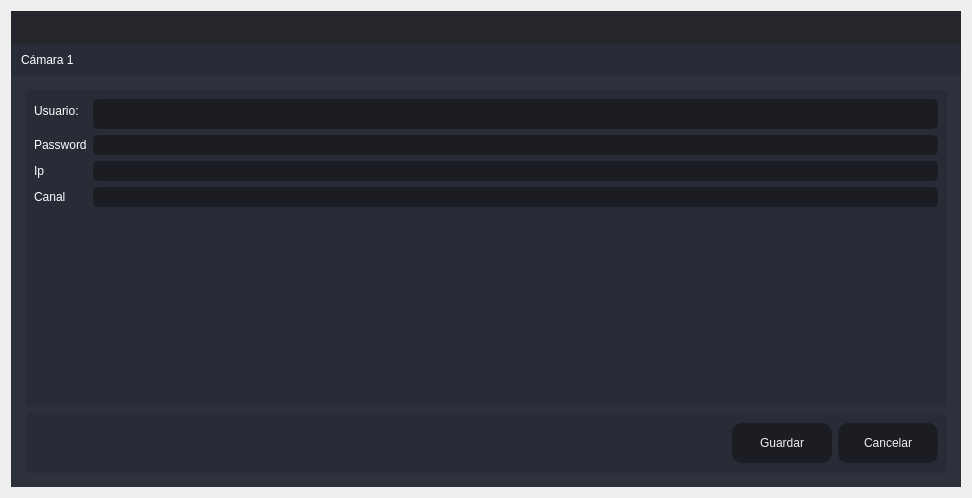
<?xml version="1.0" encoding="UTF-8"?>
<ui version="4.0">
 <class>Create_Aduana</class>
 <widget class="QDialog" name="Create_Aduana">
  <property name="windowModality">
   <enum>Qt::ApplicationModal</enum>
  </property>
  <property name="geometry">
   <rect>
    <x>0</x>
    <y>0</y>
    <width>972</width>
    <height>498</height>
   </rect>
  </property>
  <property name="windowTitle">
   <string>Actualizar</string>
  </property>
  <layout class="QVBoxLayout" name="verticalLayout_6">
   <item>
    <widget class="QFrame" name="frame_main">
     <property name="styleSheet">
      <string notr="true">/* LINE EDIT */
QLineEdit {
	background-color: rgb(27, 29, 35);
	border-radius: 5px;
	border: 2px solid rgb(27, 29, 35);
	padding-left: 10px;
}
QLineEdit:hover {
	border: 2px solid rgb(64, 71, 88);
}
QLineEdit:focus {
	border: 2px solid rgb(91, 101, 124);
}

/* SCROLL BARS */
QScrollBar:horizontal {
    border: none;
    background: rgb(52, 59, 72);
    height: 14px;
    margin: 0px 21px 0 21px;
	border-radius: 0px;
}
QScrollBar::handle:horizontal {
    background: rgb(85, 170, 255);
    min-width: 25px;
	border-radius: 7px
}
QScrollBar::add-line:horizontal {
    border: none;
    background: rgb(55, 63, 77);
    width: 20px;
	border-top-right-radius: 7px;
    border-bottom-right-radius: 7px;
    subcontrol-position: right;
    subcontrol-origin: margin;
}
QScrollBar::sub-line:horizontal {
    border: none;
    background: rgb(55, 63, 77);
    width: 20px;
	border-top-left-radius: 7px;
    border-bottom-left-radius: 7px;
    subcontrol-position: left;
    subcontrol-origin: margin;
}
QScrollBar::up-arrow:horizontal, QScrollBar::down-arrow:horizontal
{
     background: none;
}
QScrollBar::add-page:horizontal, QScrollBar::sub-page:horizontal
{
     background: none;
}
 QScrollBar:vertical {
	border: none;
    background: rgb(52, 59, 72);
    width: 14px;
    margin: 21px 0 21px 0;
	border-radius: 0px;
 }
 QScrollBar::handle:vertical {	
	background: rgb(85, 170, 255);
    min-height: 25px;
	border-radius: 7px
 }
 QScrollBar::add-line:vertical {
     border: none;
    background: rgb(55, 63, 77);
     height: 20px;
	border-bottom-left-radius: 7px;
    border-bottom-right-radius: 7px;
     subcontrol-position: bottom;
     subcontrol-origin: margin;
 }
 QScrollBar::sub-line:vertical {
	border: none;
    background: rgb(55, 63, 77);
     height: 20px;
	border-top-left-radius: 7px;
    border-top-right-radius: 7px;
     subcontrol-position: top;
     subcontrol-origin: margin;
 }
 QScrollBar::up-arrow:vertical, QScrollBar::down-arrow:vertical {
     background: none;
 }

 QScrollBar::add-page:vertical, QScrollBar::sub-page:vertical {
     background: none;
 }

/* CHECKBOX */
QCheckBox::indicator {
    border: 3px solid rgb(52, 59, 72);
	width: 15px;
	height: 15px;
	border-radius: 10px;
    background: rgb(44, 49, 60);
}
QCheckBox::indicator:hover {
    border: 3px solid rgb(58, 66, 81);
}
QCheckBox::indicator:checked {
    background: 3px solid rgb(52, 59, 72);
	border: 3px solid rgb(52, 59, 72);	
	background-image: url(:/16x16/icons/16x16/cil-check-alt.png);
}

/* RADIO BUTTON */
QRadioButton::indicator {
    border: 3px solid rgb(52, 59, 72);
	width: 15px;
	height: 15px;
	border-radius: 10px;
    background: rgb(44, 49, 60);
}
QRadioButton::indicator:hover {
    border: 3px solid rgb(58, 66, 81);
}
QRadioButton::indicator:checked {
    background: 3px solid rgb(94, 106, 130);
	border: 3px solid rgb(52, 59, 72);	
}

/* COMBOBOX */
QComboBox{
	background-color: rgb(27, 29, 35);
	border-radius: 5px;
	border: 2px solid rgb(27, 29, 35);
	padding: 5px;
	padding-left: 10px;
}
QComboBox:hover{
	border: 2px solid rgb(64, 71, 88);
}
QComboBox::drop-down {
	subcontrol-origin: padding;
	subcontrol-position: top right;
	width: 25px; 
	border-left-width: 3px;
	border-left-color: rgba(39, 44, 54, 150);
	border-left-style: solid;
	border-top-right-radius: 3px;
	border-bottom-right-radius: 3px;	
	background-image: url(:/16x16/icons/16x16/cil-arrow-bottom.png);
	background-position: center;
	background-repeat: no-reperat;
 }
QComboBox QAbstractItemView {
	color: rgb(85, 170, 255);	
	background-color: rgb(27, 29, 35);
	padding: 10px;
	selection-background-color: rgb(39, 44, 54);
}

/* SLIDERS */
QSlider::groove:horizontal {
    border-radius: 9px;
    height: 18px;
	margin: 0px;
	background-color: rgb(52, 59, 72);
}
QSlider::groove:horizontal:hover {
	background-color: rgb(55, 62, 76);
}
QSlider::handle:horizontal {
    background-color: rgb(85, 170, 255);
    border: none;
    height: 18px;
    width: 18px;
    margin: 0px;
	border-radius: 9px;
}
QSlider::handle:horizontal:hover {
    background-color: rgb(105, 180, 255);
}
QSlider::handle:horizontal:pressed {
    background-color: rgb(65, 130, 195);
}

QSlider::groove:vertical {
    border-radius: 9px;
    width: 18px;
    margin: 0px;
	background-color: rgb(52, 59, 72);
}
QSlider::groove:vertical:hover {
	background-color: rgb(55, 62, 76);
}
QSlider::handle:vertical {
    background-color: rgb(85, 170, 255);
	border: none;
    height: 18px;
    width: 18px;
    margin: 0px;
	border-radius: 9px;
}
QSlider::handle:vertical:hover {
    background-color: rgb(105, 180, 255);
}
QSlider::handle:vertical:pressed {
    background-color: rgb(65, 130, 195);
}

</string>
     </property>
     <property name="frameShape">
      <enum>QFrame::NoFrame</enum>
     </property>
     <property name="frameShadow">
      <enum>QFrame::Raised</enum>
     </property>
     <layout class="QVBoxLayout" name="verticalLayout">
      <property name="spacing">
       <number>0</number>
      </property>
      <property name="leftMargin">
       <number>0</number>
      </property>
      <property name="topMargin">
       <number>0</number>
      </property>
      <property name="rightMargin">
       <number>0</number>
      </property>
      <property name="bottomMargin">
       <number>0</number>
      </property>
      <item>
       <widget class="QFrame" name="frame_top">
        <property name="minimumSize">
         <size>
          <width>0</width>
          <height>65</height>
         </size>
        </property>
        <property name="maximumSize">
         <size>
          <width>16777215</width>
          <height>65</height>
         </size>
        </property>
        <property name="styleSheet">
         <string notr="true">background-color: transparent;</string>
        </property>
        <property name="frameShape">
         <enum>QFrame::NoFrame</enum>
        </property>
        <property name="frameShadow">
         <enum>QFrame::Raised</enum>
        </property>
        <layout class="QHBoxLayout" name="horizontalLayout_3">
         <property name="spacing">
          <number>0</number>
         </property>
         <property name="leftMargin">
          <number>0</number>
         </property>
         <property name="topMargin">
          <number>0</number>
         </property>
         <property name="rightMargin">
          <number>0</number>
         </property>
         <property name="bottomMargin">
          <number>0</number>
         </property>
         <item>
          <widget class="QFrame" name="frame_toggle">
           <property name="maximumSize">
            <size>
             <width>70</width>
             <height>16777215</height>
            </size>
           </property>
           <property name="styleSheet">
            <string notr="true">background-color: rgb(27, 29, 35);</string>
           </property>
           <property name="frameShape">
            <enum>QFrame::NoFrame</enum>
           </property>
           <property name="frameShadow">
            <enum>QFrame::Raised</enum>
           </property>
           <layout class="QVBoxLayout" name="verticalLayout_3">
            <property name="spacing">
             <number>0</number>
            </property>
            <property name="leftMargin">
             <number>0</number>
            </property>
            <property name="topMargin">
             <number>0</number>
            </property>
            <property name="rightMargin">
             <number>0</number>
            </property>
            <property name="bottomMargin">
             <number>0</number>
            </property>
           </layout>
          </widget>
         </item>
         <item>
          <widget class="QFrame" name="frame_top_right">
           <property name="styleSheet">
            <string notr="true">background: transparent;</string>
           </property>
           <property name="frameShape">
            <enum>QFrame::NoFrame</enum>
           </property>
           <property name="frameShadow">
            <enum>QFrame::Raised</enum>
           </property>
           <layout class="QVBoxLayout" name="verticalLayout_2">
            <property name="spacing">
             <number>0</number>
            </property>
            <property name="leftMargin">
             <number>0</number>
            </property>
            <property name="topMargin">
             <number>0</number>
            </property>
            <property name="rightMargin">
             <number>0</number>
            </property>
            <property name="bottomMargin">
             <number>0</number>
            </property>
            <item>
             <widget class="QFrame" name="frame_top_btns">
              <property name="maximumSize">
               <size>
                <width>16777215</width>
                <height>42</height>
               </size>
              </property>
              <property name="styleSheet">
               <string notr="true">background-color: rgba(27, 29, 35, 200)</string>
              </property>
              <property name="frameShape">
               <enum>QFrame::NoFrame</enum>
              </property>
              <property name="frameShadow">
               <enum>QFrame::Raised</enum>
              </property>
              <layout class="QHBoxLayout" name="horizontalLayout_4">
               <property name="spacing">
                <number>0</number>
               </property>
               <property name="leftMargin">
                <number>0</number>
               </property>
               <property name="topMargin">
                <number>0</number>
               </property>
               <property name="rightMargin">
                <number>0</number>
               </property>
               <property name="bottomMargin">
                <number>0</number>
               </property>
               <item>
                <widget class="QFrame" name="frame_label_top_btns">
                 <property name="sizePolicy">
                  <sizepolicy hsizetype="Expanding" vsizetype="Preferred">
                   <horstretch>0</horstretch>
                   <verstretch>0</verstretch>
                  </sizepolicy>
                 </property>
                 <property name="frameShape">
                  <enum>QFrame::NoFrame</enum>
                 </property>
                 <property name="frameShadow">
                  <enum>QFrame::Raised</enum>
                 </property>
                 <layout class="QHBoxLayout" name="horizontalLayout_10">
                  <property name="spacing">
                   <number>0</number>
                  </property>
                  <property name="leftMargin">
                   <number>5</number>
                  </property>
                  <property name="topMargin">
                   <number>0</number>
                  </property>
                  <property name="rightMargin">
                   <number>10</number>
                  </property>
                  <property name="bottomMargin">
                   <number>0</number>
                  </property>
                 </layout>
                </widget>
               </item>
               <item alignment="Qt::AlignRight">
                <widget class="QFrame" name="frame_btns_right">
                 <property name="sizePolicy">
                  <sizepolicy hsizetype="Expanding" vsizetype="Preferred">
                   <horstretch>0</horstretch>
                   <verstretch>0</verstretch>
                  </sizepolicy>
                 </property>
                 <property name="maximumSize">
                  <size>
                   <width>120</width>
                   <height>16777215</height>
                  </size>
                 </property>
                 <property name="frameShape">
                  <enum>QFrame::NoFrame</enum>
                 </property>
                 <property name="frameShadow">
                  <enum>QFrame::Raised</enum>
                 </property>
                 <layout class="QHBoxLayout" name="horizontalLayout_5">
                  <property name="spacing">
                   <number>0</number>
                  </property>
                  <property name="leftMargin">
                   <number>0</number>
                  </property>
                  <property name="topMargin">
                   <number>0</number>
                  </property>
                  <property name="rightMargin">
                   <number>0</number>
                  </property>
                  <property name="bottomMargin">
                   <number>0</number>
                  </property>
                 </layout>
                </widget>
               </item>
              </layout>
             </widget>
            </item>
            <item>
             <widget class="QFrame" name="frame_top_info">
              <property name="maximumSize">
               <size>
                <width>16777215</width>
                <height>65</height>
               </size>
              </property>
              <property name="styleSheet">
               <string notr="true">background-color: rgb(39, 44, 54);</string>
              </property>
              <property name="frameShape">
               <enum>QFrame::NoFrame</enum>
              </property>
              <property name="frameShadow">
               <enum>QFrame::Raised</enum>
              </property>
              <layout class="QHBoxLayout" name="horizontalLayout_8">
               <property name="spacing">
                <number>0</number>
               </property>
               <property name="leftMargin">
                <number>10</number>
               </property>
               <property name="topMargin">
                <number>0</number>
               </property>
               <property name="rightMargin">
                <number>10</number>
               </property>
               <property name="bottomMargin">
                <number>0</number>
               </property>
               <item>
                <widget class="QLabel" name="label">
                 <property name="styleSheet">
                  <string notr="true">font: 75 16pt &quot;MS Shell Dlg 2&quot;;
image: url(:/80x80/icons/80x80/ct-camaras.png);
color: rgb(255, 255, 255);</string>
                 </property>
                 <property name="text">
                  <string>Cámara 1</string>
                 </property>
                </widget>
               </item>
              </layout>
             </widget>
            </item>
           </layout>
          </widget>
         </item>
        </layout>
       </widget>
      </item>
      <item>
       <widget class="QFrame" name="frame_center">
        <property name="sizePolicy">
         <sizepolicy hsizetype="Expanding" vsizetype="Expanding">
          <horstretch>0</horstretch>
          <verstretch>0</verstretch>
         </sizepolicy>
        </property>
        <property name="styleSheet">
         <string notr="true">background-color: rgb(40, 44, 52);</string>
        </property>
        <property name="frameShape">
         <enum>QFrame::NoFrame</enum>
        </property>
        <property name="frameShadow">
         <enum>QFrame::Raised</enum>
        </property>
        <layout class="QHBoxLayout" name="horizontalLayout_2">
         <property name="spacing">
          <number>0</number>
         </property>
         <property name="leftMargin">
          <number>0</number>
         </property>
         <property name="topMargin">
          <number>0</number>
         </property>
         <property name="rightMargin">
          <number>0</number>
         </property>
         <property name="bottomMargin">
          <number>0</number>
         </property>
         <item>
          <widget class="QFrame" name="frame_content_right">
           <property name="styleSheet">
            <string notr="true">background-color: rgb(44, 49, 60);</string>
           </property>
           <property name="frameShape">
            <enum>QFrame::NoFrame</enum>
           </property>
           <property name="frameShadow">
            <enum>QFrame::Raised</enum>
           </property>
           <layout class="QVBoxLayout" name="verticalLayout_4">
            <property name="spacing">
             <number>0</number>
            </property>
            <property name="leftMargin">
             <number>0</number>
            </property>
            <property name="topMargin">
             <number>0</number>
            </property>
            <property name="rightMargin">
             <number>0</number>
            </property>
            <property name="bottomMargin">
             <number>0</number>
            </property>
            <item>
             <widget class="QFrame" name="frame_content">
              <property name="frameShape">
               <enum>QFrame::NoFrame</enum>
              </property>
              <property name="frameShadow">
               <enum>QFrame::Raised</enum>
              </property>
              <layout class="QVBoxLayout" name="verticalLayout_9">
               <property name="spacing">
                <number>0</number>
               </property>
               <property name="leftMargin">
                <number>5</number>
               </property>
               <property name="topMargin">
                <number>5</number>
               </property>
               <property name="rightMargin">
                <number>5</number>
               </property>
               <property name="bottomMargin">
                <number>5</number>
               </property>
               <item>
                <widget class="QStackedWidget" name="stackedWidget">
                 <property name="styleSheet">
                  <string notr="true">background: transparent;</string>
                 </property>
                 <property name="currentIndex">
                  <number>0</number>
                 </property>
                 <widget class="QWidget" name="page_home">
                  <layout class="QVBoxLayout" name="verticalLayout_10">
                   <item>
                    <widget class="QFrame" name="frame">
                     <property name="styleSheet">
                      <string notr="true">background-color: rgb(39, 44, 54);
border-radius: 5px;</string>
                     </property>
                     <property name="frameShape">
                      <enum>QFrame::StyledPanel</enum>
                     </property>
                     <property name="frameShadow">
                      <enum>QFrame::Raised</enum>
                     </property>
                     <layout class="QVBoxLayout" name="verticalLayout_5">
                      <item>
                       <layout class="QFormLayout" name="formLayout_2">
                        <item row="0" column="0">
                         <widget class="QLabel" name="label_2">
                          <property name="styleSheet">
                           <string notr="true">font: 75 12pt &quot;MS Shell Dlg 2&quot;;
color: rgb(255, 255, 255);</string>
                          </property>
                          <property name="text">
                           <string>Usuario: </string>
                          </property>
                         </widget>
                        </item>
                        <item row="0" column="1">
                         <widget class="QLineEdit" name="lineUpdateUsuario">
                          <property name="minimumSize">
                           <size>
                            <width>0</width>
                            <height>30</height>
                           </size>
                          </property>
                          <property name="styleSheet">
                           <string notr="true">QLineEdit {
	background-color: rgb(27, 29, 35);
	border-radius: 5px;
	border: 2px solid rgb(27, 29, 35);
	padding-left: 10px;
	font: 75 12pt &quot;MS Shell Dlg 2&quot;;
	color: rgb(255, 255, 255);
}
QLineEdit:hover {
	border: 2px solid rgb(64, 71, 88);
}
QLineEdit:focus {
	border: 2px solid rgb(91, 101, 124);
}</string>
                          </property>
                         </widget>
                        </item>
                        <item row="1" column="0">
                         <widget class="QLabel" name="label_3">
                          <property name="styleSheet">
                           <string notr="true">font: 75 12pt &quot;MS Shell Dlg 2&quot;;
color: rgb(255, 255, 255);</string>
                          </property>
                          <property name="text">
                           <string>Password</string>
                          </property>
                         </widget>
                        </item>
                        <item row="1" column="1">
                         <widget class="QLineEdit" name="lineUpdatePassword">
                          <property name="styleSheet">
                           <string notr="true">QLineEdit {
	background-color: rgb(27, 29, 35);
	border-radius: 5px;
	border: 2px solid rgb(27, 29, 35);
	padding-left: 10px;
	font: 75 12pt &quot;MS Shell Dlg 2&quot;;
	color: rgb(255, 255, 255);
}
QLineEdit:hover {
	border: 2px solid rgb(64, 71, 88);
}
QLineEdit:focus {
	border: 2px solid rgb(91, 101, 124);
}</string>
                          </property>
                          <property name="echoMode">
                           <enum>QLineEdit::PasswordEchoOnEdit</enum>
                          </property>
                         </widget>
                        </item>
                        <item row="2" column="0">
                         <widget class="QLabel" name="label_4">
                          <property name="styleSheet">
                           <string notr="true">font: 75 12pt &quot;MS Shell Dlg 2&quot;;
color: rgb(255, 255, 255);</string>
                          </property>
                          <property name="text">
                           <string>Ip</string>
                          </property>
                         </widget>
                        </item>
                        <item row="2" column="1">
                         <widget class="QLineEdit" name="lineUpdateIp">
                          <property name="styleSheet">
                           <string notr="true">QLineEdit {
	background-color: rgb(27, 29, 35);
	border-radius: 5px;
	border: 2px solid rgb(27, 29, 35);
	padding-left: 10px;
	font: 75 12pt &quot;MS Shell Dlg 2&quot;;
	color: rgb(255, 255, 255);
}
QLineEdit:hover {
	border: 2px solid rgb(64, 71, 88);
}
QLineEdit:focus {
	border: 2px solid rgb(91, 101, 124);
}</string>
                          </property>
                         </widget>
                        </item>
                        <item row="3" column="0">
                         <widget class="QLabel" name="label_5">
                          <property name="styleSheet">
                           <string notr="true">font: 75 12pt &quot;MS Shell Dlg 2&quot;;
color: rgb(255, 255, 255);</string>
                          </property>
                          <property name="text">
                           <string>Canal</string>
                          </property>
                         </widget>
                        </item>
                        <item row="3" column="1">
                         <widget class="QLineEdit" name="lineUpdateCanal">
                          <property name="styleSheet">
                           <string notr="true">QLineEdit {
	background-color: rgb(27, 29, 35);
	border-radius: 5px;
	border: 2px solid rgb(27, 29, 35);
	padding-left: 10px;
	font: 75 12pt &quot;MS Shell Dlg 2&quot;;
	color: rgb(255, 255, 255);
}
QLineEdit:hover {
	border: 2px solid rgb(64, 71, 88);
}
QLineEdit:focus {
	border: 2px solid rgb(91, 101, 124);
}</string>
                          </property>
                         </widget>
                        </item>
                       </layout>
                      </item>
                     </layout>
                    </widget>
                   </item>
                   <item>
                    <widget class="QFrame" name="frame_2">
                     <property name="minimumSize">
                      <size>
                       <width>0</width>
                       <height>60</height>
                      </size>
                     </property>
                     <property name="maximumSize">
                      <size>
                       <width>16777215</width>
                       <height>60</height>
                      </size>
                     </property>
                     <property name="styleSheet">
                      <string notr="true">background-color: rgb(39, 44, 54);
border-radius: 5px;</string>
                     </property>
                     <property name="frameShape">
                      <enum>QFrame::StyledPanel</enum>
                     </property>
                     <property name="frameShadow">
                      <enum>QFrame::Raised</enum>
                     </property>
                     <layout class="QHBoxLayout" name="horizontalLayout_9">
                      <item>
                       <layout class="QGridLayout" name="gridLayout">
                        <item row="0" column="0">
                         <spacer name="horizontalSpacer">
                          <property name="orientation">
                           <enum>Qt::Horizontal</enum>
                          </property>
                          <property name="sizeHint" stdset="0">
                           <size>
                            <width>40</width>
                            <height>20</height>
                           </size>
                          </property>
                         </spacer>
                        </item>
                        <item row="0" column="1">
                         <widget class="QPushButton" name="btnUpdateCompany">
                          <property name="minimumSize">
                           <size>
                            <width>100</width>
                            <height>40</height>
                           </size>
                          </property>
                          <property name="styleSheet">
                           <string notr="true">QPushButton {
	border-color: rgb(27, 29, 35);
	font: 75 10pt &quot;MS Shell Dlg 2&quot;;
	color: rgb(240, 240, 240);
	background-color: rgb(27, 29, 35);
	border: 0px solid;
	border-radius: 10px;	
}
QPushButton:hover {
	background-color:rgb(44, 49, 60);
	border-color: rgb(27, 29, 35);
	border: 2px solid;
}</string>
                          </property>
                          <property name="text">
                           <string>Guardar</string>
                          </property>
                         </widget>
                        </item>
                        <item row="0" column="2">
                         <widget class="QPushButton" name="btnCancelCompany">
                          <property name="minimumSize">
                           <size>
                            <width>100</width>
                            <height>40</height>
                           </size>
                          </property>
                          <property name="styleSheet">
                           <string notr="true">QPushButton {
	border-color: rgb(27, 29, 35);
	font: 75 10pt &quot;MS Shell Dlg 2&quot;;
	color: rgb(240, 240, 240);
	background-color: rgb(27, 29, 35);
	border: 0px solid;
	border-radius: 10px;	
}
QPushButton:hover {
	background-color:rgb(44, 49, 60);
	border-color: rgb(27, 29, 35);
	border: 2px solid;
}</string>
                          </property>
                          <property name="text">
                           <string>Cancelar</string>
                          </property>
                         </widget>
                        </item>
                       </layout>
                      </item>
                     </layout>
                    </widget>
                   </item>
                  </layout>
                 </widget>
                </widget>
               </item>
              </layout>
             </widget>
            </item>
           </layout>
          </widget>
         </item>
        </layout>
       </widget>
      </item>
     </layout>
    </widget>
   </item>
  </layout>
 </widget>
 <resources>
  <include location="files.qrc"/>
 </resources>
 <connections/>
</ui>
